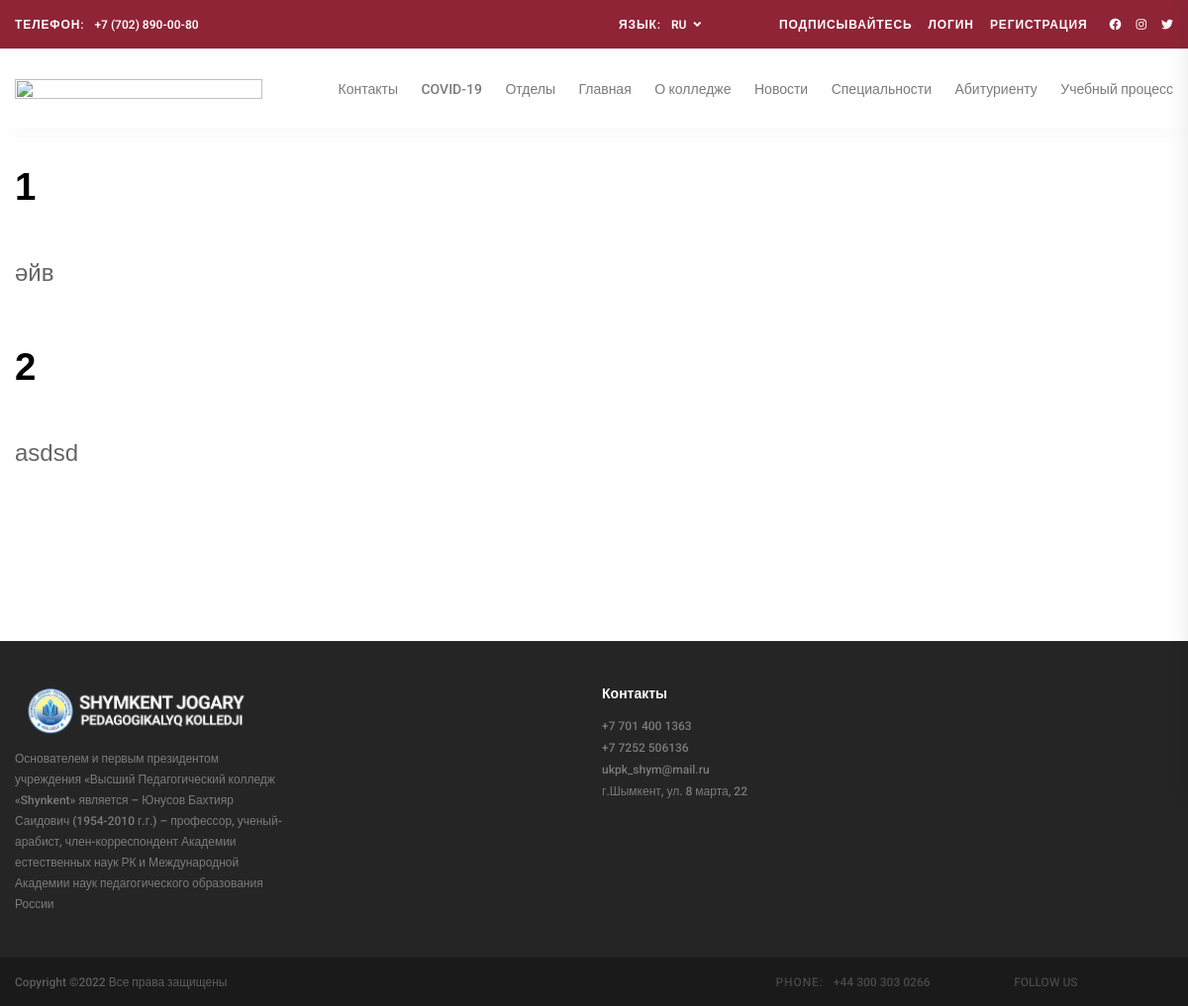
The app's page /ru/page/15 with its own data.
### page/models.py (models this page shows, shortened)
class PageCategory(models.Model):
    name = models.CharField('НАзвани катоегрий',max_length=255)
    linkto = models.CharField('Ссылка на чего либо',default=0,max_length=255,blank=True,null=True)
    order = models.IntegerField('Филтрация',default=0)
    class Meta:
        verbose_name = "Категория Страницы"
        verbose_name_plural = "Категорий Страницы"

class Widget(models.Model):
    widgettype = models.CharField(max_length=255)
    content_type = models.ForeignKey(ContentType, on_delete=models.CASCADE,related_name="page")
    object_id = models.PositiveIntegerField()
    content_object = GenericForeignKey('content_type', 'object_id')
    page = models.ForeignKey(Page,on_delete=models.CASCADE,related_name="widgets")
    order = models.PositiveBigIntegerField(default=0)
    iic_id = models.CharField(max_length=255, null=True,blank=True)

class WidgetText(models.Model):
    title = models.CharField(max_length=255,blank=True,null=True)
    description = models.TextField(blank=True,null=True)

### sapp/views.py (the view)
# urls.py: path('page/<int:pk>', pageView, name="pageView"),
def pageView(request, pk):
    widgets = Widget.objects.filter(page_id=pk).order_by('order')
    data = {
        'widgets': widgets,
    }
    return render(request, 'sapp/pageView.html', data)

### sapp/context_proccers.py (called while the page is built)
def page_category(request):
    pageCats = PageCategory.objects.all().order_by('order')
    return {
        'pageCats':pageCats
    }

### sapp/templatetags/snp.py (called while the page is built)
@register.filter_function
def order_bys(queryset, args):
    args = [x.strip() for x in args.split(',')]
    return queryset.order_by(*args)

### templates/sapp/pageView.html (shortened to what this page needs)
{% extends 'layouts/app2.html' %}
{% load static %}
    {% load i18n %}
	{% load snp %}
    {% load widgetRender %}
{% block content %}
<div class="container">
    <div style="margin-top: 150px; margin-bottom: 150px;" class="pageContainer">
        {% for widget in widgets %}
        {{widget|renderWidget}}
        {% endfor %}
    </div>
</div>
{% endblock %}

### templates/layouts/app2.html (shortened to what this page needs)
{% load static %}
{% load i18n %}
{% load snp %}
<!DOCTYPE html>
<html lang="en">
<head>
<link rel="stylesheet" type="text/css" href="{% static 'styles/bootstrap4/bootstrap.min.css' %}">
<link href="{% static 'plugins/font-awesome-4.7.0/css/fontawesome.css' %}" rel="stylesheet" type="text/css">
<link rel="stylesheet" type="text/css" href="{% static 'plugins/OwlCarousel2-2.2.1/owl.carousel.css' %}">
<link rel="stylesheet" type="text/css" href="{% static 'plugins/OwlCarousel2-2.2.1/owl.theme.default.css' %}">
<link rel="stylesheet" type="text/css" href="{% static 'plugins/OwlCarousel2-2.2.1/animate.css' %}">
<link rel="stylesheet" href="https://unpkg.com/swiper/swiper-bundle.css" />
<link rel="stylesheet" href="https://unpkg.com/swiper/swiper-bundle.min.css" />
<link rel="stylesheet" type="text/css" href="{% static 'styles/main_styles.css' %}">
<link rel="stylesheet" type="text/css" href="{% static 'styles/responsive.css' %}">
<link href="{% static 'plugins/video-js/video-js.css' %}" rel="stylesheet" type="text/css">
<link rel="stylesheet" type="text/css" href="{% static 'styles/custom.css' %}">
</head>
<body>
<div class="super_container">
	<header class="header">
		<div class="top_bar">
			<div class="top_bar_container">
				<div class="container">
					<div class="row">
						<div class="col">
							<div class="top_bar_content d-flex flex-row align-items-center justify-content-start">
								<div class="top_bar_phone"><span class="top_bar_title">{% trans 'Телефон:' %}</span>+7 (702) 890-00-80</div>
								<div class="top_bar_right ml-auto">
									<div class="top_bar_lang">
										<span class="top_bar_title">{% trans 'Язык:' %}</span>
                             <form action="{% url 'set_language' %}" method="POST" >
										<ul class="lang_list">
                                        {% get_current_language as LANGUAGE_CODE %}
                                            <li class="hassubs">
												<a style="text-transform:uppercase" href="#">{{LANGUAGE_CODE}}<i class="fa fa-angle-down" aria-hidden="true"></i></a>
                                                    {% get_available_languages as LANGUAGES %}
                                                    {% get_language_info_list for LANGUAGES as languages %}
											</li>
										</ul>
                              </form>
									</div>
									<div class="top_bar_social">
										<span class="top_bar_title social_title">{% trans 'Подписывайтесь' %}</span>
										{% if request.user.is_authenticated %}
										<span class="top_bar_title social_title"><a href="{% url 'sapp:login' %}">{{request.user}}</a></span>
                                        <span class="top_bar_title social_title"><a href="{% url 'PageCategoryListView' %}">Конструктор</a></span>
										<span class="top_bar_title social_title"><a href="{% url 'sapp:logout' %}">{% trans 'Выйти' %}</a></span>
										{% else %}
										<span class="top_bar_title social_title"><a href="{% url 'sapp:login' %}">{% trans 'Логин' %}</a></span>
										<span class="top_bar_title social_title"><a href="{% url 'sapp:register' %}">{% trans 'Регистрация' %}</a></span>
										{% endif %}
										<ul>
											<li><a href="https://www.facebook.com/Shym.kolledj"><i style="color:white" class="fab fa-facebook" aria-hidden="true"></i></a></li>
											<li><a href="https://www.instagram.com/shym_kolledj/"><i style="color:white" class="fab fa-instagram" aria-hidden="true"></i></a></li>
											<li><a href="#"><i style="color:white" class="fab fa-twitter" aria-hidden="true"></i></a></li>
										</ul>
									</div>
								</div>
							</div>
						</div>
					</div>
				</div>
			</div>
		</div>
		<div class="header_container">
			<div class="container">
				<div class="row">
					<div class="col">
						<div class="header_content d-flex flex-row align-items-center justify-content-start">
							<div class="logo_container mr-auto">
								<a href="/">
									<div class="logo_text">
                                        <img class="logo_img" src="{% static 'images/new/dark.png' %}" alt="">
                                    </div>
								</a>
							</div>
							<nav class="main_nav_contaner">
								<ul class="main_nav">
                                    {% for cat in pageCats|order_bys:'order' %}
                                    <li class="main_nav__item"><a href="{% if cat.linkto != '0' %} {{cat.linkto}} {% endif %}">{{cat.name}}</a>
                                    </li>
                                    {% endfor %}
								</ul>
							</nav>
						</div>
					</div>
				</div>
			</div>
		</div>
	</header>
	{% block content %}
    {% endblock %}
	<footer class="footer">
		<div class="footer_body">
			<div class="container">
				<div class="row">
					<div class="col-lg-3 footer_col">
						<div class="">
							<div class="logo_text">
								<img class="logo_img" src="{% static 'images/new/light.png' %}" alt="">
							</div>
							<ul class="footer_list">
								<li><a href="">
                                    {% trans "Основателем и первым президентом учреждения «Высший Педагогический колледж «Shynkent»   является – Юнусов Бахтияр Саидович (1954-2010 г.г.) – профессор, ученый-арабист, член-корреспондент Академии естественных наук РК и Международной Академии наук педагогического образования России" %}
								</a></li>
							</ul>
						</div>
					</div>
					<div class="col-lg-2 offset-lg-3 footer_col">
						<div>
							<div class="footer_title">{% trans 'Контакты' %}</div>
							<ul class="footer_list">
								<li><a href="#">+7 701 400 1363</a></li>
								<li><a href="#">+7 7252 506136</a></li>
								<li><a href="#">ukpk_shym@mail.ru</a></li>
								<li><a href="#">{% trans 'г.Шымкент, ул. 8 марта, 22' %}</a></li>
							</ul>
						</div>
					</div>
				</div>
			</div>
		</div>
		<div class="copyright">
			<div class="container">
				<div class="row">
					<div class="col">
						<div class="copyright_content d-flex flex-md-row flex-column align-items-md-center align-items-start justify-content-start">
							<div class="cr">
Copyright &copy;<script>document.write(new Date().getFullYear());</script> Все права защищены </div>
							<div class="cr_right ml-md-auto">
								<div class="footer_phone"><span class="cr_title">phone:</span>+44 300 303 0266</div>
								<div class="footer_social">
									<span class="cr_social_title">follow us</span>
									<ul>
										<li><a href="#"><i class="fa fa-facebook" aria-hidden="true"></i></a></li>
										<li><a href="#"><i class="fa fa-instagram" aria-hidden="true"></i></a></li>
										<li><a href="#"><i class="fa fa-twitter" aria-hidden="true"></i></a></li>
									</ul>
								</div>
							</div>
						</div>
					</div>
				</div>
			</div>
		</div>
	</footer>
</div>
</body>
</html>

### static/styles/custom.css (style rules this page uses)
.logo_img { height: 100%; width:100%; }
.logo_text { width: 250px; }
.container { max-width: 1400px; }
:root { --yellow: #feb60a; --red: #ff0062; --blue: #00dbf9; --violet: #da00f7; }
.top_bar_right { display: flex; align-items: center; }
.top_bar_lang { display: flex; }
.widgetwihttext { margin-bottom: 1rem; }
.widgetwihttext__title { font-size: 2.4rem; padding: 1rem 0rem; text-align: left; }
.widgetwihttext__description { text-align: justify; font-size: 1.5rem; padding: 1rem 0rem; color: #666666; line-height: 3rem; }

### records on screen
PageCategory: name "Контакты"
PageCategory: name "COVID-19"
PageCategory: name "Отделы"
PageCategory: name "Главная"
PageCategory: name "О колледже"
PageCategory: name "Новости"
PageCategory: name "Специальности"
PageCategory: name "Абитуриенту"
PageCategory: name "Учебный процесс"
Widget: content_type+object+widgettype "1 әйв"
Widget: content_type+object+widgettype "2 asdsd"

### other values on screen
{{ LANGUAGE_CODE }} "RU"
